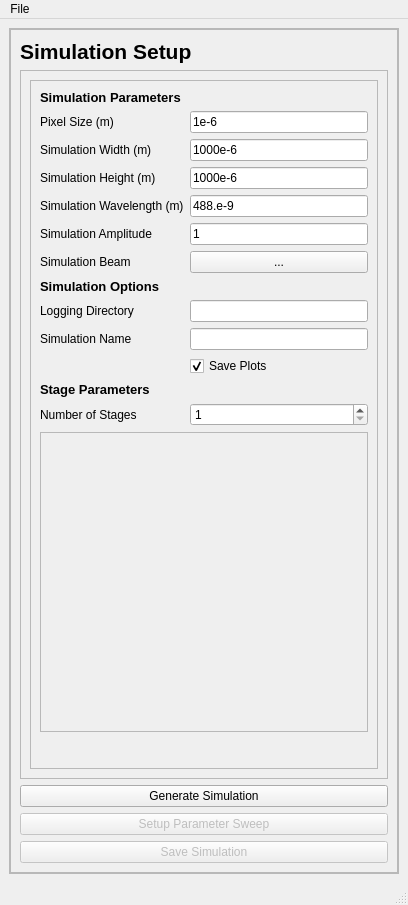
<?xml version="1.0" encoding="UTF-8"?>
<ui version="4.0">
 <class>MainWindow</class>
 <widget class="QMainWindow" name="MainWindow">
  <property name="geometry">
   <rect>
    <x>0</x>
    <y>0</y>
    <width>408</width>
    <height>905</height>
   </rect>
  </property>
  <property name="windowTitle">
   <string>MainWindow</string>
  </property>
  <widget class="QWidget" name="centralwidget">
   <layout class="QGridLayout" name="gridLayout">
    <item row="0" column="0">
     <widget class="QFrame" name="frame">
      <property name="frameShape">
       <enum>QFrame::StyledPanel</enum>
      </property>
      <property name="frameShadow">
       <enum>QFrame::Raised</enum>
      </property>
      <layout class="QGridLayout" name="gridLayout_2">
       <property name="leftMargin">
        <number>0</number>
       </property>
       <property name="topMargin">
        <number>0</number>
       </property>
       <property name="rightMargin">
        <number>0</number>
       </property>
       <property name="bottomMargin">
        <number>0</number>
       </property>
       <property name="spacing">
        <number>0</number>
       </property>
       <item row="0" column="0">
        <widget class="QFrame" name="frame_2">
         <property name="maximumSize">
          <size>
           <width>16777215</width>
           <height>16777215</height>
          </size>
         </property>
         <property name="frameShape">
          <enum>QFrame::StyledPanel</enum>
         </property>
         <property name="frameShadow">
          <enum>QFrame::Raised</enum>
         </property>
         <layout class="QGridLayout" name="gridLayout_3">
          <item row="1" column="0">
           <widget class="QScrollArea" name="scrollArea">
            <property name="widgetResizable">
             <bool>true</bool>
            </property>
            <widget class="QWidget" name="scrollAreaWidgetContents_2">
             <property name="geometry">
              <rect>
               <x>0</x>
               <y>0</y>
               <width>366</width>
               <height>704</height>
              </rect>
             </property>
             <layout class="QGridLayout" name="gridLayout_5">
              <item row="0" column="0">
               <widget class="QFrame" name="frame_4">
                <property name="frameShape">
                 <enum>QFrame::StyledPanel</enum>
                </property>
                <property name="frameShadow">
                 <enum>QFrame::Raised</enum>
                </property>
                <layout class="QGridLayout" name="gridLayout_4">
                 <item row="7" column="0">
                  <widget class="QLabel" name="label_sim_wavelength">
                   <property name="text">
                    <string>Simulation Wavelength (m)</string>
                   </property>
                  </widget>
                 </item>
                 <item row="21" column="0" colspan="2">
                  <spacer name="verticalSpacer">
                   <property name="orientation">
                    <enum>Qt::Vertical</enum>
                   </property>
                   <property name="sizeType">
                    <enum>QSizePolicy::Maximum</enum>
                   </property>
                   <property name="sizeHint" stdset="0">
                    <size>
                     <width>20</width>
                     <height>60</height>
                    </size>
                   </property>
                  </spacer>
                 </item>
                 <item row="8" column="0">
                  <widget class="QLabel" name="label_sim_amplitude">
                   <property name="text">
                    <string>Simulation Amplitude</string>
                   </property>
                  </widget>
                 </item>
                 <item row="14" column="0">
                  <widget class="QLabel" name="label_stage_parameters_title">
                   <property name="font">
                    <font>
                     <pointsize>10</pointsize>
                     <weight>75</weight>
                     <bold>true</bold>
                    </font>
                   </property>
                   <property name="text">
                    <string>Stage Parameters</string>
                   </property>
                  </widget>
                 </item>
                 <item row="5" column="0">
                  <widget class="QLabel" name="label_sim_width">
                   <property name="text">
                    <string>Simulation Width (m)</string>
                   </property>
                  </widget>
                 </item>
                 <item row="15" column="1">
                  <widget class="QSpinBox" name="spinBox_sim_num_stages">
                   <property name="minimum">
                    <number>1</number>
                   </property>
                   <property name="maximum">
                    <number>10</number>
                   </property>
                   <property name="singleStep">
                    <number>1</number>
                   </property>
                  </widget>
                 </item>
                 <item row="17" column="0" rowspan="4" colspan="2">
                  <widget class="QScrollArea" name="scrollArea_stages">
                   <property name="minimumSize">
                    <size>
                     <width>0</width>
                     <height>300</height>
                    </size>
                   </property>
                   <property name="widgetResizable">
                    <bool>true</bool>
                   </property>
                   <widget class="QWidget" name="scrollAreaWidgetContents">
                    <property name="geometry">
                     <rect>
                      <x>0</x>
                      <y>0</y>
                      <width>326</width>
                      <height>298</height>
                     </rect>
                    </property>
                   </widget>
                  </widget>
                 </item>
                 <item row="0" column="0" colspan="2">
                  <widget class="QLabel" name="label_sim_param_title">
                   <property name="font">
                    <font>
                     <pointsize>10</pointsize>
                     <weight>75</weight>
                     <bold>true</bold>
                    </font>
                   </property>
                   <property name="text">
                    <string>Simulation Parameters</string>
                   </property>
                  </widget>
                 </item>
                 <item row="9" column="1">
                  <widget class="QPushButton" name="pushButton_sim_beam">
                   <property name="text">
                    <string>...</string>
                   </property>
                  </widget>
                 </item>
                 <item row="9" column="0">
                  <widget class="QLabel" name="label_sim_beam">
                   <property name="text">
                    <string>Simulation Beam</string>
                   </property>
                  </widget>
                 </item>
                 <item row="10" column="0">
                  <widget class="QLabel" name="label_options_title">
                   <property name="font">
                    <font>
                     <pointsize>10</pointsize>
                     <weight>75</weight>
                     <bold>true</bold>
                    </font>
                   </property>
                   <property name="text">
                    <string>Simulation Options</string>
                   </property>
                  </widget>
                 </item>
                 <item row="3" column="1">
                  <widget class="QLineEdit" name="lineEdit_pixel_size">
                   <property name="text">
                    <string>1e-6</string>
                   </property>
                  </widget>
                 </item>
                 <item row="13" column="1">
                  <widget class="QCheckBox" name="checkBox_save_plot">
                   <property name="text">
                    <string>Save Plots</string>
                   </property>
                   <property name="checked">
                    <bool>true</bool>
                   </property>
                  </widget>
                 </item>
                 <item row="8" column="1">
                  <widget class="QLineEdit" name="lineEdit_sim_amplitude">
                   <property name="text">
                    <string>1</string>
                   </property>
                  </widget>
                 </item>
                 <item row="12" column="1">
                  <widget class="QLineEdit" name="lineEdit_sim_name"/>
                 </item>
                 <item row="6" column="0">
                  <widget class="QLabel" name="label_sim_height">
                   <property name="text">
                    <string>Simulation Height (m)</string>
                   </property>
                  </widget>
                 </item>
                 <item row="3" column="0">
                  <widget class="QLabel" name="label_pixel_size">
                   <property name="text">
                    <string>Pixel Size (m)</string>
                   </property>
                  </widget>
                 </item>
                 <item row="6" column="1">
                  <widget class="QLineEdit" name="lineEdit_sim_height">
                   <property name="text">
                    <string>1000e-6</string>
                   </property>
                  </widget>
                 </item>
                 <item row="15" column="0">
                  <widget class="QLabel" name="label_sim_num_stages">
                   <property name="text">
                    <string>Number of Stages</string>
                   </property>
                  </widget>
                 </item>
                 <item row="7" column="1">
                  <widget class="QLineEdit" name="lineEdit_sim_wavelength">
                   <property name="text">
                    <string>488.e-9</string>
                   </property>
                  </widget>
                 </item>
                 <item row="11" column="1">
                  <widget class="QLineEdit" name="lineEdit_log_dir"/>
                 </item>
                 <item row="5" column="1">
                  <widget class="QLineEdit" name="lineEdit_sim_width">
                   <property name="text">
                    <string>1000e-6</string>
                   </property>
                  </widget>
                 </item>
                 <item row="12" column="0">
                  <widget class="QLabel" name="label_sim_name">
                   <property name="text">
                    <string>Simulation Name</string>
                   </property>
                  </widget>
                 </item>
                 <item row="11" column="0">
                  <widget class="QLabel" name="label_2">
                   <property name="text">
                    <string>Logging Directory</string>
                   </property>
                  </widget>
                 </item>
                </layout>
               </widget>
              </item>
             </layout>
            </widget>
           </widget>
          </item>
          <item row="5" column="0">
           <widget class="QPushButton" name="pushButton_save_sim_config">
            <property name="enabled">
             <bool>false</bool>
            </property>
            <property name="text">
             <string>Save Simulation</string>
            </property>
           </widget>
          </item>
          <item row="3" column="0">
           <widget class="QPushButton" name="pushButton_setup_parameter_sweep">
            <property name="enabled">
             <bool>false</bool>
            </property>
            <property name="text">
             <string>Setup Parameter Sweep</string>
            </property>
           </widget>
          </item>
          <item row="0" column="0">
           <widget class="QLabel" name="label">
            <property name="maximumSize">
             <size>
              <width>16777215</width>
              <height>200</height>
             </size>
            </property>
            <property name="font">
             <font>
              <pointsize>16</pointsize>
              <weight>75</weight>
              <bold>true</bold>
             </font>
            </property>
            <property name="text">
             <string>Simulation Setup</string>
            </property>
           </widget>
          </item>
          <item row="2" column="0">
           <widget class="QPushButton" name="pushButton_generate_simulation">
            <property name="text">
             <string>Generate Simulation</string>
            </property>
           </widget>
          </item>
         </layout>
        </widget>
       </item>
      </layout>
     </widget>
    </item>
   </layout>
  </widget>
  <widget class="QMenuBar" name="menubar">
   <property name="geometry">
    <rect>
     <x>0</x>
     <y>0</y>
     <width>408</width>
     <height>21</height>
    </rect>
   </property>
   <widget class="QMenu" name="menuFile">
    <property name="title">
     <string>File</string>
    </property>
    <addaction name="actionLoad_Config"/>
   </widget>
   <addaction name="menuFile"/>
  </widget>
  <widget class="QStatusBar" name="statusbar"/>
  <action name="actionLoad_Config">
   <property name="text">
    <string>Load Config</string>
   </property>
  </action>
 </widget>
 <tabstops>
  <tabstop>lineEdit_pixel_size</tabstop>
  <tabstop>lineEdit_sim_width</tabstop>
  <tabstop>lineEdit_sim_height</tabstop>
  <tabstop>lineEdit_sim_wavelength</tabstop>
  <tabstop>lineEdit_sim_amplitude</tabstop>
  <tabstop>pushButton_sim_beam</tabstop>
  <tabstop>lineEdit_log_dir</tabstop>
  <tabstop>checkBox_save_plot</tabstop>
  <tabstop>spinBox_sim_num_stages</tabstop>
  <tabstop>scrollArea_stages</tabstop>
 </tabstops>
 <resources/>
 <connections/>
</ui>
